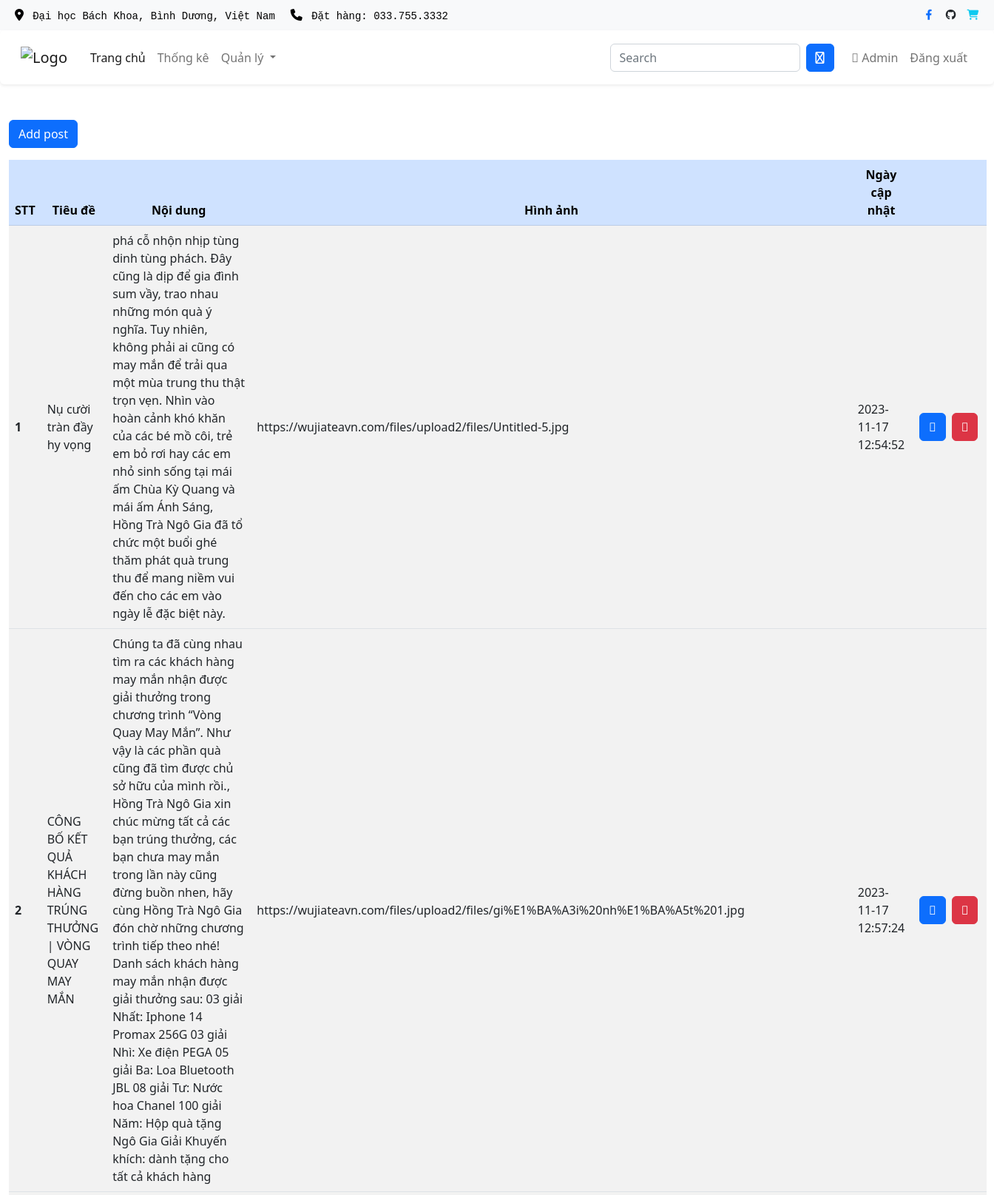
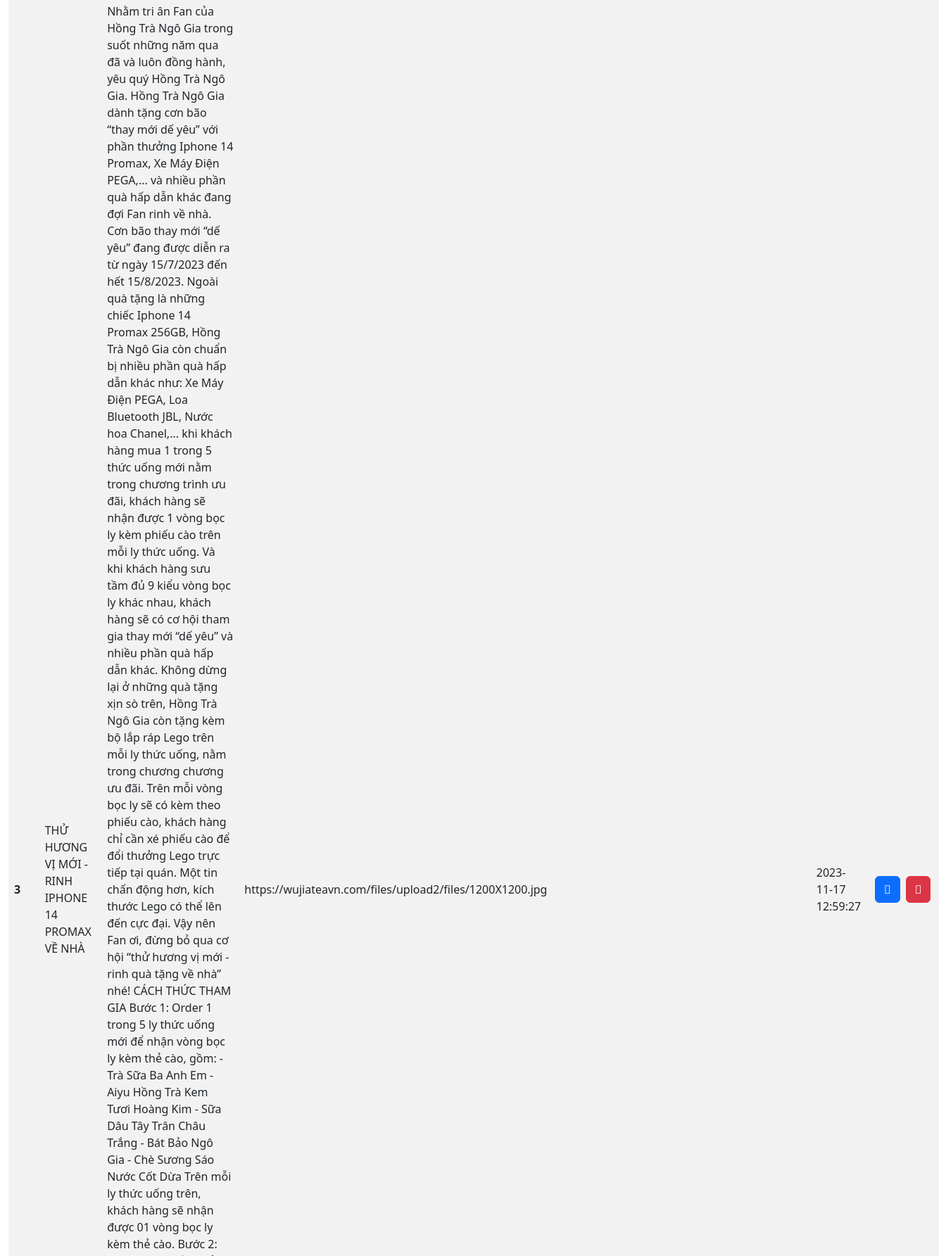
/admin/posts/index.php (signed in, upper part), run on the app's committed database (2 pictures, top to bottom).
### tables this page shows
CREATE TABLE `post` (
  `post_id` int(11) NOT NULL,
  `title` varchar(250) NOT NULL,
  `content` text DEFAULT NULL,
  `updated_at` timestamp NOT NULL DEFAULT current_timestamp() ON UPDATE current_timestamp(),
  `image` varchar(250) NOT NULL
);

### admin/posts/index.php (the view, shortened to what this page needs)
<?php
  $rootPath = '/Lap_trinh_web/admin';
  require_once '../../database/DB.php';
  $sqlShowPost = "SELECT * FROM post";
  $posts = $conn->query($sqlShowPost);
?>
<!DOCTYPE html>
<html lang="en">
<head>
    <link rel="stylesheet"  href="https://site-assets.fontawesome.com/releases/v6.1.2/css/all.css">
    <link href="https://cdn.jsdelivr.net/npm/bootstrap@5.2.2/dist/css/bootstrap.min.css" rel="stylesheet">
</head>
<body>
<?php
    require '../includes/header.php';
    require '../includes/navbar.php';
?>
<div class="container-fluid mt-5 mb-3">
  <button class="btn btn-primary" data-bs-toggle="modal" data-bs-target="#add">Add post</button>
</div>
<div class="container-fluid">
    <table class="table table-striped">
      <thead>
        <tr class="table-primary text-center">
          <th scope="col">STT</th>
          <th scope="col">Tiêu đề</th>
          <th scope="col">Nội dung</th>
          <th scope="col">Hình ảnh</th>
          <th scope="col">Ngày cập nhật</th>
          <th scope="col"></th>
        </tr>
      </thead>
      <?php
        if ($posts->num_rows>0) {
          $count = 1;
          while ($row = $posts->fetch_assoc()) {
      ?>
      <tbody>
        <tr>
          <th class='align-middle' scope="row"><?php echo $count?></th>
          <td class='align-middle'><?php echo $row["title"]?></td>
          <td class='align-middle'><?php echo $row["content"]?></td>
          <td class='align-middle'><?php echo $row["image"]?></td>
          <td class='align-middle'><?php echo $row["updated_at"]?></td>
          <td class='align-middle'>
            <div class="d-inline-flex">
            <button type='button' class='btn-edit btn btn-primary m-1' data-bs-id='<?php echo $row['post_id'] ?>' data-bs-title='<?php echo $row['title'] ?>' data-bs-content='<?php echo $row['content'] ?>' data-bs-image='<?php echo $row['image'] ?>' data-bs-target='#Edit' data-bs-toggle='modal'><i class="fa-light fa-pen-to-square"></i></button>
            <button type='button' class='btn-delete btn btn-danger m-1' data-bs-id='<?php echo $row['post_id'] ?>' data-bs-target='#Delete' data-bs-toggle='modal'><i class="fa-light fa-trash-can"></i></button>
            </div>
          </td>
        </tr>
      </tbody>
      <?php
              $count++;
          };
        }
      ?>
    </table>
</div>
</body>
</html>

### admin/includes/header.php (shortened to what this page needs)
<nav class="navbar navbar-expand-lg text-bg-light navbar-light d-none d-lg-block" id="templatemo_nav_top">
    <div class="container-fluid text-bg-light">
        <div class="w-100 d-flex justify-content-between">
            <div>
                <i class="fa-sharp fa-solid fa-location-dot mx-2"></i>
                <span class="navbar-sm-brand  text-color-primary fs-header-item"><code style="color: black">Đại học Bách Khoa, Bình Dương, Việt Nam</code></span>
                <i class="fa">&#xf095;</i>
                <code style="color: black">Đặt hàng: </code><a class="navbar-sm-brand text-decoration-none text-color-primary fs-header-item" href="tel:0337553332"><code style="color: black">033.755.3332</code></a>
            </div>
            <div>
                <a class="text-primary text-color-primary" href="https://www.facebook.com/HongTraNgoGia.vn" target="_blank" rel="sponsored"><i class="fab fa-facebook-f fa-sm fa-fw me-2"></i></a>
                <a class="text-dark text-color-primary" href="https://github.com/Conganhluan/Lap_trinh_web" target="_blank"><i class="fa-brands fa-github fa-sm fa-fw me-2"></i></a>
                <a class="text-info text-color-primary" href="https://maps.app.goo.gl/ch5M15RfMk7D5mfF7" target="_blank"><i class="fa-solid fa-shopping-cart fa-sm fa-fw me-2"></i></a>
            </div>
        </div>
    </div>
</nav>

### admin/includes/navbar.php (shortened to what this page needs)
<nav class="navbar navbar-expand-lg bg-light shadow-sm p-3 mb-5 bg-body rounded">
  <div class="container-fluid">
    <a class="navbar-brand" href="<?php echo $rootPath ?>">
        <img src="https://wujiateavn.com/files/systems/logo-l6m1s0u2.png" alt="Logo" width="70" height="30" class="d-inline-block align-text-top">
    </a>
    <div class="collapse navbar-collapse" id="navbarSupportedContent">
        <ul class="navbar-nav me-auto mb-2 mb-lg-0">
          <li class="nav-item">
            <a class="nav-link active" aria-current="page" href="<?php echo $rootPath ?>">Trang chủ</a>
          </li>
          <li class="nav-item">
            <a class="nav-link" href="<?php echo $rootPath?>/report.php">Thống kê</a>
          </li>
          <li class="nav-item dropdown">
            <a class="nav-link dropdown-toggle" href="#" role="button" data-bs-toggle="dropdown" aria-expanded="false">
              Quản lý
            </a>
          </li>
        </ul>
      <form class="d-flex me-3" role="search">
        <input class="form-control me-2 search-top" type="search" placeholder="Search " aria-label="Search">
        <button class="btn btn-primary round-circle" type="submit">
            <i class="fa-regular fa-magnifying-glass text-white"></i>
        </button>
      </form>
      <ul class="nav navbar-nav pull-right">
        <?php
          if (!isset($_SESSION['email_ad'])) {
        ?>
          <li class="nav-item">
              <a class="nav-link" href="<?php echo $rootPath?>/login.php">Đăng nhập</a>
          </li>
        <?php
          } else {
        ?>
          <li class="nav-item">
            <a class="nav-link" href="<?php echo $rootPath?>/index.php">
            <i class="fa-light fa-crown"></i>
              <?php
                $email = $_SESSION['email_ad'];
                $sqlAdmin = "SELECT name FROM admin WHERE email = '$email'";
                $ketQua = $conn->query($sqlAdmin);
                $admin = $ketQua->fetch_array();
                echo $admin['name'];
              ?>
            </a>
          </li>
          <li class="nav-item">
            <a class="nav-link" href="<?php echo $rootPath?>/logout.php">Đăng xuất</a>
          </li>
          <?php
          }
          ?>
      </ul>
    </div>
  </div>
</nav>

### admin/includes/footer.php (style rules this page uses)
code { color:white; }

### data on the page
post: title "Nụ cười tràn đầy hy vọng", content "phá cỗ nhộn nhịp tùng dinh tùng phách. Đây cũng là dịp để gia đình sum vầy, trao nhau những món quà ý nghĩa. Tuy nhiên, không phải ai cũng có may mắn để trải qua một mùa trung thu thật trọn vẹn. Nhìn vào hoàn cảnh khó khăn của các bé mồ côi, trẻ em bỏ rơi hay các em nhỏ sinh sống tại mái ấm Chùa Kỳ Quang và mái ấm Ánh Sáng, Hồng Trà Ngô Gia đã tổ chức một buổi ghé thăm phát quà trung thu để mang niềm vui đến cho các em vào ngày lễ đặc biệt này.", image "https://wujiateavn.com/files/upload2/files/Untitled-5.jpg", updated_at "2023-11-17 12:54:52"
post: title "CÔNG BỐ KẾT QUẢ KHÁCH HÀNG TRÚNG THƯỞNG | VÒNG QUAY MAY MẮN", content "Chúng ta đã cùng nhau tìm ra các khách hàng may mắn nhận được giải thưởng trong chương trình “Vòng Quay May Mắn”. Như vậy là các phần quà cũng đã tìm được chủ sở hữu của mình rồi., Hồng Trà Ngô Gia xin chúc mừng tất cả các bạn trúng thưởng, các bạn chưa may mắn trong lần này cũng đừng buồn nhen, hãy cùng Hồng Trà Ngô Gia đón chờ những chương trình tiếp theo nhé! Danh sách khách hàng may mắn nhận được giải thưởng sau: 03 giải Nhất: Iphone 14 Promax 256G 03 giải Nhì: Xe điện PEGA 05 giải Ba: Loa Bluetooth JBL 08 giải Tư: Nước hoa Chanel 100 giải Năm: Hộp quà tặng Ngô Gia Giải Khuyến khích: dành tặng cho tất cả khách hàng", image "https://wujiateavn.com/files/upload2/files/gi%E1%BA%A3i%20nh%E1%BA%A5t%201.jpg", updated_at "2023-11-17 12:57:24"
post: title "THỬ HƯƠNG VỊ MỚI - RINH IPHONE 14 PROMAX VỀ NHÀ", image "https://wujiateavn.com/files/upload2/files/1200X1200.jpg", updated_at "2023-11-17 12:59:27"

### other printed values
$admin['name'] "Admin"
